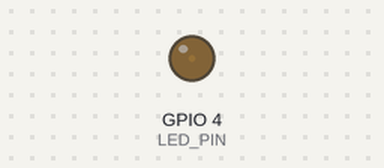
This sketch was run on a simulated ESP32-C3. Parts: output pins drawn as LEDs (lit = HIGH).

Above: at 0.05 s.
At 1.15 s:
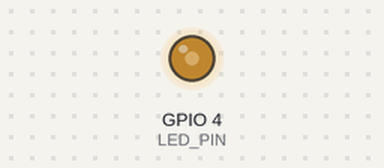
At 2.3 s:
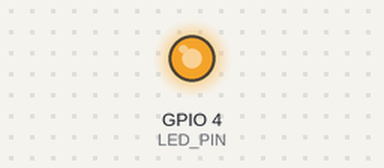
At 4.55 s:
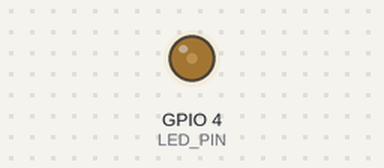
Timing chart, 0 to 6.6 s (numbered marks = the images above):
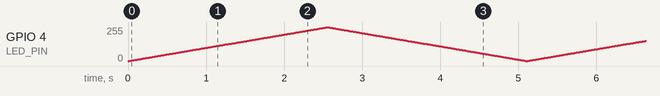

The sketch:

03.PWM.ino
```cpp
//used esp32-c3 supermini
#define LED_PIN 4
#define PWM_FREQ 1000
#define PWM_RESOLUTION 8

int dutyCycle = 0;

void setup() {
  ledcAttach(LED_PIN, PWM_FREQ, PWM_RESOLUTION);
}

void loop() {

  while (dutyCycle < 255) {
    ledcWrite(LED_PIN, dutyCycle++);
    delay(10);
  }

  while (dutyCycle > 0) {
    ledcWrite(LED_PIN, dutyCycle--);
    delay(10);
  }
}
```
